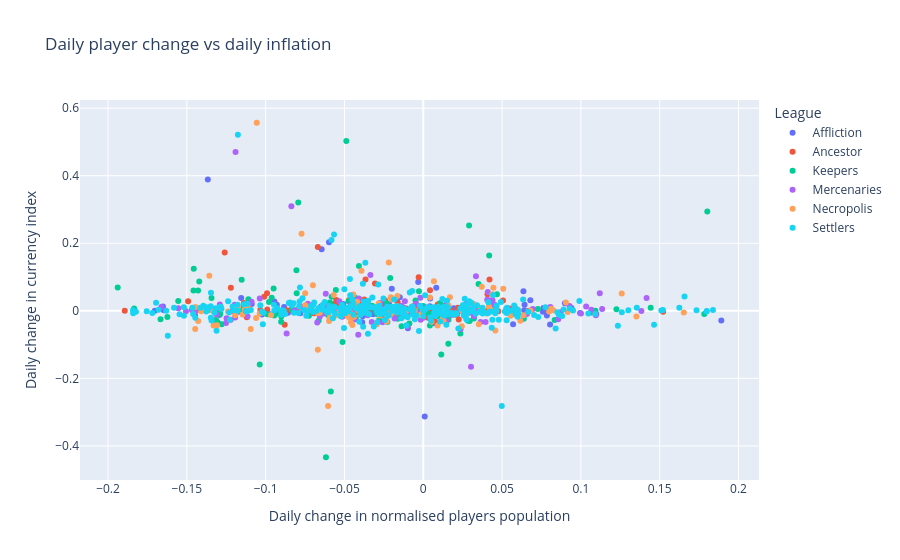

Notebook cell for this chart:
### Code cell
fig = px.scatter( economy_population_filtered,x="daily_change_players",y="daily_change_index",color="League",title="Daily player change vs daily inflation")
fig.update_layout(xaxis_title="Daily change in normalised players population",yaxis_title="Daily change in currency index")
fig.show()
